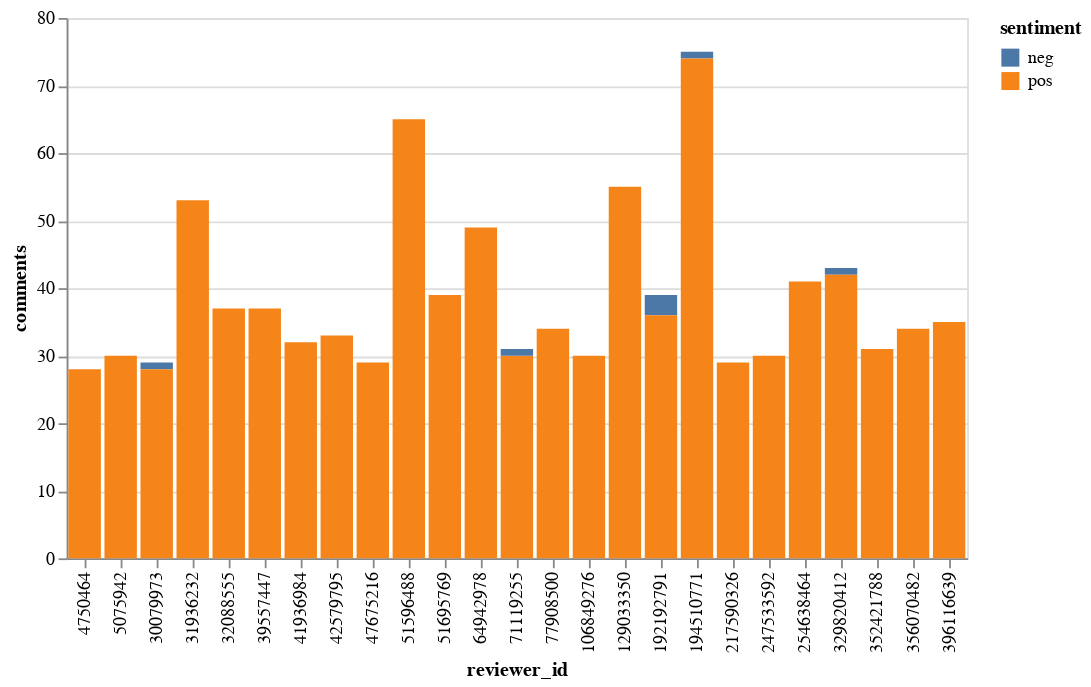

The notebook cell this image was saved under:
### Code cell
#sentiment by reviewer
num_hosts_per_reviewer = pd.DataFrame(top_25_rev.groupby(['reviewer_id','sentiment'])['comments'].count().reset_index()).sort_values(by='reviewer_id')

sent_reviewed = alt.Chart(num_hosts_per_reviewer).mark_bar().encode(
            x= alt.X('reviewer_id:N'),
            y = alt.Y('comments:Q'),
            color='sentiment:N'
)
sent_reviewed

### Figure 1 — Vega-Lite specification as saved in the notebook (floating-point values rounded to 4 significant figures)
{"config": {"view": {"continuousWidth": 400, "continuousHeight": 300}}, "data": {"name": "data-8f1a4f508582e03e96f9ab6349fafc66"}, "mark": "bar", "encoding": {"color": {"field": "sentiment", "type": "nominal"}, "x": {"field": "reviewer_id", "type": "nominal"}, "y": {"field": "comments", "type": "quantitative"}}, "$schema": "https://vega.github.io/schema/vega-lite/v4.17.0.json", "datasets": {"data-8f1a4f508582e03e96f9ab6349fafc66": [{"reviewer_id": 4750464, "sentiment": "pos", "comments": 28}, {"reviewer_id": 5075942, "sentiment": "pos", "comments": 30}, {"reviewer_id": 30079973, "sentiment": "neg", "comments": 1}, {"reviewer_id": 30079973, "sentiment": "pos", "comments": 28}, {"reviewer_id": 31936232, "sentiment": "pos", "comments": 53}, {"reviewer_id": 32088555, "sentiment": "pos", "comments": 37}, {"reviewer_id": 39557447, "sentiment": "pos", "comments": 37}, {"reviewer_id": 41936984, "sentiment": "pos", "comments": 32}, {"reviewer_id": 42579795, "sentiment": "pos", "comments": 33}, {"reviewer_id": 47675216, "sentiment": "pos", "comments": 29}, {"reviewer_id": 51596488, "sentiment": "pos", "comments": 65}, {"reviewer_id": 51695769, "sentiment": "pos", "comments": 39}, {"reviewer_id": 64942978, "sentiment": "pos", "comments": 49}, {"reviewer_id": 71119255, "sentiment": "pos", "comments": 30}, {"reviewer_id": 71119255, "sentiment": "neg", "comments": 1}, {"reviewer_id": 77908500, "sentiment": "pos", "comments": 34}, {"reviewer_id": 106849276, "sentiment": "pos", "comments": 30}, {"reviewer_id": 129033350, "sentiment": "pos", "comments": 55}, {"reviewer_id": 192192791, "sentiment": "neg", "comments": 3}, {"reviewer_id": 192192791, "sentiment": "pos", "comments": 36}, {"reviewer_id": 194510771, "sentiment": "neg", "comments": 1}, {"reviewer_id": 194510771, "sentiment": "pos", "comments": 74}, {"reviewer_id": 217590326, "sentiment": "pos", "comments": 29}, {"reviewer_id": 247533592, "sentiment": "pos", "comments": 30}, {"reviewer_id": 254638464, "sentiment": "pos", "comments": 41}, {"reviewer_id": 329820412, "sentiment": "neg", "comments": 1}, {"reviewer_id": 329820412, "sentiment": "pos", "comments": 42}, {"reviewer_id": 352421788, "sentiment": "pos", "comments": 31}, {"reviewer_id": 356070482, "sentiment": "pos", "comments": 34}, {"reviewer_id": 396116639, "sentiment": "pos", "comments": 35}]}}
